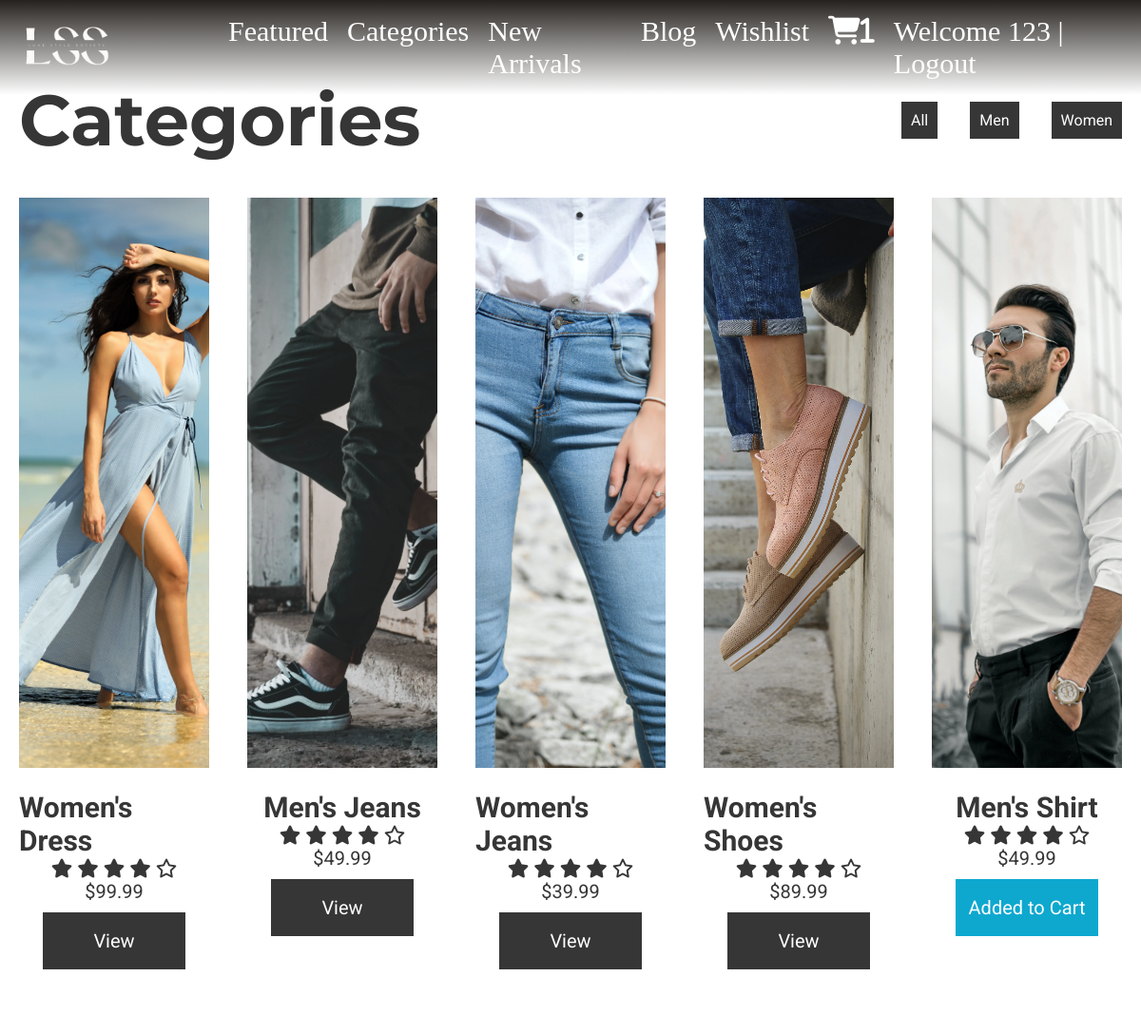
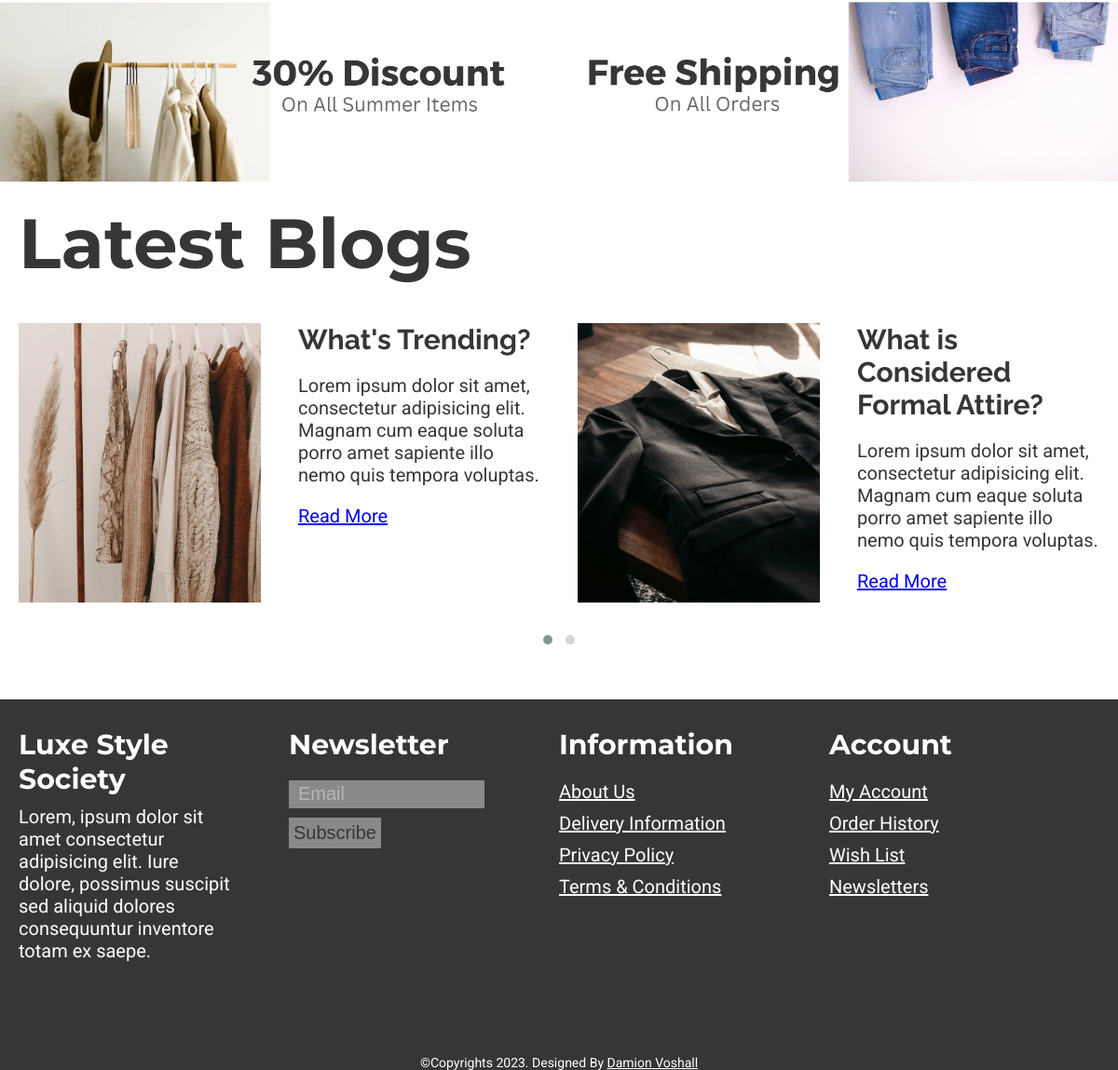
Screenshot of /categories.php (signed in) with the database file from the repository (2 pictures, top to bottom).
### tables this page shows
CREATE TABLE `user` (
  `user_id` bigint(20) UNSIGNED NOT NULL,
  `first_name` varchar(100) NOT NULL,
  `last_name` varchar(100) NOT NULL,
  `register_date` date NOT NULL,
  `email` varchar(255) NOT NULL,
  `password` varchar(255) NOT NULL
);

CREATE TABLE `product` (
  `item_id` bigint(20) UNSIGNED NOT NULL,
  `item_name` varchar(255) NOT NULL,
  `item_price` double(10,2) NOT NULL,
  `item_image` varchar(255) NOT NULL,
  `item_register` date NOT NULL,
  `item_category` varchar(200) NOT NULL
);

### categories.php (called while the page is built, shortened)
<?php
    include('header.php');
?>
<?php
        include('template/_featured-categories.php');
?>
<?php
        include('template/_banner-ads.php');
?>
<?php
        include('template/_blogs.php');
?>
<?php
include('footer.php');
?>

### functions.php (called while the page is built, shortened)
<?php session_start();
    require('database/DBController.php');
    require('database/Product.php');
    require('database/Cart.php');
    require ('database/User.php');
    $db = new DBController();
    $product = new Product($db);
    $product_shuffle = $product->getData();
    $Cart = new Cart($db);
    $User = new User($db);
    if(isset($_SESSION['user_id'])){
        $currentUser = $User->getUserInfo($_SESSION['user_id']);
    }
?>

### database/User.php (called while the page is built, shortened)
<?php
    class User
    {
        public $db = null;
    public function __construct(DBController $db)
    {
        $this->db = $db;
    }
        public function getUserInfo($user_id){
            if($this->db->con != null){
                $query_string = "SELECT user_id, first_name, last_name, email FROM user WHERE user_id=?";
                $stmt = $this->db->con->prepare($query_string);
                $stmt->bind_param('i', $user_id);
                $stmt->execute();
                $result = $stmt->get_result();
                $row = $result->fetch_assoc();
                return empty($row) ? false : $row;
            }
        }
    }
?>

### database/DBController.php (called while the page is built, shortened)
<?php
class DBController
{
    protected $host = 'localhost';
    protected $user = 'root';
    protected $password = '';
    protected $database = 'luxe_society';
    public function __construct()
    {
        $this->con = mysqli_connect($this->host,$this->user,$this->password,$this->database);
    }
}
?>

### database/Cart.php (called while the page is built, shortened)
<?php
class Cart
{
    public $db = null;
    public function __construct(DBController $db)
    {
        $this->db = $db;
    }
public function getCartData($userid = null){
    if($userid != null){
        $query_string = "SELECT c.*, p.item_name, p.item_price, p.item_image, c.color, c.size FROM cart c INNER JOIN product p ON c.item_id = p.item_id WHERE c.user_id=?";
        $stmt = $this->db->con->prepare($query_string);
        $stmt->bind_param('i', $userid);
        $stmt->execute();
        $result = $stmt->get_result();
        $rows = $result->fetch_all(MYSQLI_ASSOC);
        return empty($rows) ? [] : $rows;
    }else{
        return [];
    }
}
    public function getCartId($cartArray = null,$key = "item_id"){
        if($cartArray != null){
            $cart_id = array_map(function($value) use($key){
                return $value[$key];
            },$cartArray);
            return $cart_id;
        }
    }
}

### database/Product.php (called while the page is built, shortened)
<?php
class Product
{
    public $db = null;
    public function __construct(DBController $db)
    {
        $this->db = $db;
    }
    public function getData($table = 'product'){
        $allowedTables = ['product', 'wishlist', 'cart', 'user'];
        if (in_array($table, $allowedTables)){
        $result = $this->db->con->query("SELECT * FROM {$table}");
        $resultArray = array();
        while ($item = mysqli_fetch_array($result, MYSQLI_ASSOC)){
            $resultArray[] = $item;
        }
        return $resultArray;
    } else {
        return [];
    }
}
}
?>

### template/_featured-categories.php (the view)
<?php
  $category = array_map(function($pro){ return $pro['item_category'];}, $product_shuffle);
  $unique = array_unique($category);
  sort($unique);
  shuffle($product_shuffle);
  $in_cart = isset($currentUser) && array_key_exists('user_id', $currentUser) ? $Cart->getCartId($Cart->getCartData($currentUser['user_id'])) : [];
?>
<section id="featured-categories">
        <div class="featured-categories__btn-container">
          <h2 class="font-size-xl font-mont color-primary">
            Categories
          </h2>
          <div id="filters" class="button-group font-size-16">
            <button
              class="btn is-checked color-primary-bg font-size-16 font-roboto"
              data-filter="*"
            >
              All
            </button>
            <?php
              array_map(function($category){
                printf('<button
                class="btn color-primary-bg font-size-16 font-roboto"
                data-filter=".%s"
              >
                %s
              </button>',$category,$category);
              },$unique);
            ?>
          </div>
        </div>
        <div class="grid">
          <?php array_map(function($item) use($in_cart){ ?>
          <div class="grid-item <?php echo $item['item_category'] ?? "category"; ?>">
            <div class="product font-roboto">
              <a href="<?php printf('%s?item_id=%s', 'product.php', $item['item_id']); ?>"
                ><img src="<?php echo $item['item_image'] ?? "./assets/products/dress-shirt.jpg"; ?>" loading="lazy" alt="product1"
              /></a>
              <div class="product-info">
                <h3 class="font-size-lg color-primary"><?php echo $item['item_name'] ?? "Unknown"; ?></h3>
                <div class="font-size-20 color-primary">
                  <span><i class="fas fa-star"></i></span>
                  <span><i class="fas fa-star"></i></span>
                  <span><i class="fas fa-star"></i></span>
                  <span><i class="fas fa-star"></i></span>
                  <span><i class="far fa-star"></i></span>
                </div>
                <div>
                  <span class="font-size-20 color-primary">$<?php echo $item['item_price'] ?? "0"; ?></span>
                </div>
                <div>
                    <?php
                      if(in_array($item['item_id'],$in_cart ?? [])): ?>
                        <a
                        href="<?php printf('%s?item_id=%s', 'product.php', $item['item_id']); ?>"
                        class="font-size-20 product-btn color-secondary-bg"
                      >
                        Added to Cart
                      </a>
                      <?php else: ?>
                        <a
                        href="<?php printf('%s?item_id=%s', 'product.php', $item['item_id']); ?>"
                        name="featured_categories_submit"
                        class="font-size-20 product-btn color-primary-bg"
                      >
                        View
                      </a>
                      <?php endif; ?>
                </div>
              </div>
            </div>
          </div>
          <?php },$product_shuffle) ?>
        </div>
      </section>

### header.php (shortened to what this page needs)
<?php
  require('functions.php');
  ?>
<!DOCTYPE html>
<html lang="en">
<head>
  <link rel="stylesheet" href="https://cdnjs.cloudflare.com/ajax/libs/OwlCarousel2/2.3.4/assets/owl.carousel.min.css" />
  <link rel="stylesheet" href="https://cdnjs.cloudflare.com/ajax/libs/OwlCarousel2/2.3.4/assets/owl.theme.default.min.css" />
  <link rel="stylesheet" href="https://cdnjs.cloudflare.com/ajax/libs/animate.css/4.1.1/animate.min.css" />
  <link rel="stylesheet" href="https://cdnjs.cloudflare.com/ajax/libs/font-awesome/6.4.0/css/all.min.css" />
  <link rel="stylesheet" href="./style.css" />
</head>
<body>
  <header id="header" class="header__main">
    <nav class="navbar">
      <a href="index.php" rel="home"><img src="./assets/lss-logo-white.webp" class="header-img" /></a>
      <ul class="nav no-search font-roboto">
        <li class="nav-item"><a href="featured.php">Featured</a></li>
        <li class="nav-item"><a href="categories.php">Categories</a></li>
        <li class="nav-item"><a href="new-arrivals.php">New Arrivals</a></li>
        <li class="nav-item"><a href="#">Blog</a></li>
        <li class="nav-item nav-right"><a href="wishlist.php">Wishlist</a></li>
        <li class="nav-item nav-right">
          <form action="#">
            <a href="cart.php"><i class="fas fa-shopping-cart"><span><?php echo isset($currentUser) && array_key_exists('user_id', $currentUser) ? count($Cart->getCartData($currentUser['user_id'])) : 0; ?></span></i></a>
          </form>
        </li>
        <li class="nav-item nav-right">
          <?php if(isset($currentUser) && array_key_exists('user_id', $currentUser)): ?>
            <a href="logout.php">Welcome <?php echo $currentUser['first_name'] ?> | Logout</a>
            <?php else: ?>
          <a href="login.php">Login</a></li>
          <?php endif; ?>
      </ul>
    </nav>
  </header>
  <main id="main-site">

### style.css (style rules this page uses)
* { margin: 0; padding: 0; }
button, button:focus { outline: none; box-shadow: none; }
ul, li { list-style: none; }
.font-roboto { font-family: "Roboto", sans-serif; }
.font-mont { font-family: "Montserrat", sans-serif; }
.font-size-16 { font-size: 16px; }
.font-size-20 { font-size: 20px; }
.font-size-lg { font-size: 30px; }
.font-size-xl { font-size: 75px; }
.color-primary { color: rgb(54, 54, 54); }
.color-primary-bg { background: rgb(54, 54, 54); }
.color-secondary-bg { background: #0ea8cf; }
.header-img { width: 100px; height: 100px; object-fit: cover; margin-left: 20px; }
.navbar { display: flex; justify-content: space-between; align-items: center; height: 100px; overflow: hidden; position: absolute; background: -webkit-linear-gradient(top, #25211e 0, rgba(37, 33, 30, 0) 100%); background: linear-gradient(to bottom, #25211e 0, rgba(37, 33, 30, 0) 100%); top: 0; left: 0; width: 100%; z-index: 2; }
.navbar ul { list-style: none; display: flex; justify-content: space-around; width: 80%; }
.navbar .nav-right { justify-self: end; }
.nav-item a { color: white; font-size: 30px; font-weight: 400; text-decoration: none; transition: color 0.3s ease-out; font-family: montserrat-regular; margin-right: 20px; }
.grid-item img { width: 200px; height: 400px; object-fit: cover; }
#featured-categories { margin-top: 80px; }
#featured-categories .grid .grid-item { margin: 20px; margin-top: 1rem; width: calc(20% - 40px); }
#featured-categories .grid .grid-item .product { display: flex; flex-direction: column; align-items: center; }
#featured-categories .featured-categories__btn-container { display: flex; justify-content: space-between; margin: 20px; align-items: center; }
#featured-categories .button-group { display: flex; width: 20%; justify-content: space-between; }
#featured-categories .btn { color: white; padding: 10px; border: none; transition: background-color 0.5s ease; }
#featured-categories .grid img { width: 100%; height: 600px; object-fit: cover; transition: transform 0.5s ease; }
#featured-categories .grid .grid-item a { overflow: hidden; }
#featured-categories .product-info { margin-top: 20px; display: flex; flex-direction: column; align-items: center; }
#featured-categories .product-btn { display: block; width: 130px; height: 40px; margin-top: 10px; padding: 10px; border: none; color: white; transition: background-color 0.5s ease; text-decoration: none; text-align: center; line-height: 40px; }

### rows the page displays
user: first_name "123"
product: item_image (picture), item_name "Women's Dress", item_price "99.99"
product: item_image (picture), item_name "Men's Jeans", item_price "49.99"
product: item_image (picture), item_name "Women's Jeans", item_price "39.99"
product: item_image (picture), item_name "Women's Shoes", item_price "89.99"
product: item_image (picture), item_name "Men's Shirt", item_price "49.99"

### other values shown
count($Cart->getCartData($currentUser['user_id'])) "1"
$category "Men Women"
